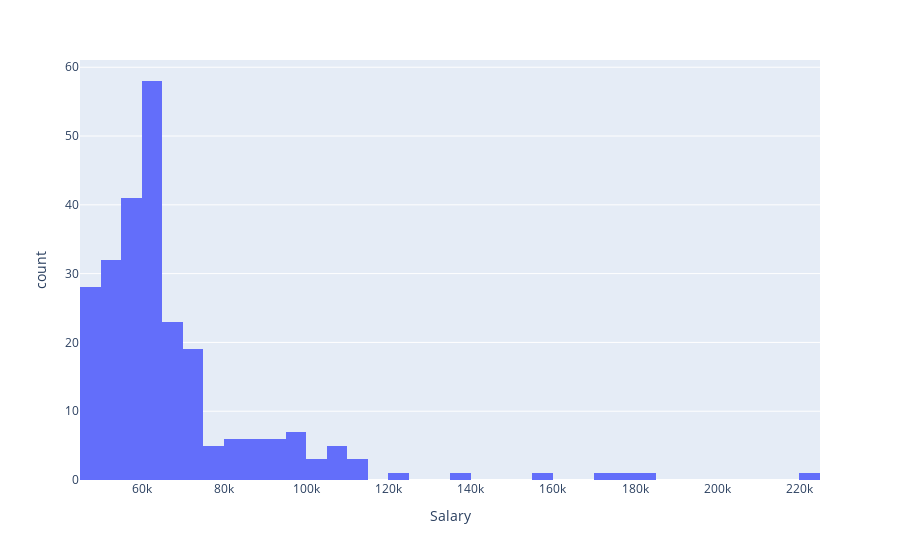

This figure's notebook cell:
### Markdown cell above
i fill all null values in absences columns with 0 because there is no 0 in the column and its not possible  that all employees are absence

### Code cell
px.histogram(df, x="Salary")

### Figure 1 — Plotly figure (JSON) as saved in the notebook; plotly's stock layout.template omitted (floating-point values rounded to 4 significant figures; data arrays with more than 128 entries replaced by an {"elided": "..."} marker saying what was removed)
{"data": [{"alignmentgroup": "True", "bingroup": "x", "hovertemplate": "Salary=%{x}<br>count=%{y}<extra></extra>", "legendgroup": "", "marker": {"color": "#636efa", "pattern": {"shape": ""}}, "name": "", "offsetgroup": "", "orientation": "v", "showlegend": false, "type": "histogram", "x": {"elided": "311 int values"}, "xaxis": "x", "yaxis": "y"}], "layout": {"barmode": "relative", "legend": {"tracegroupgap": 0}, "margin": {"t": 60}, "xaxis": {"anchor": "y", "domain": [0, 1], "title": {"text": "Salary"}}, "yaxis": {"anchor": "x", "domain": [0, 1], "title": {"text": "count"}}}}
